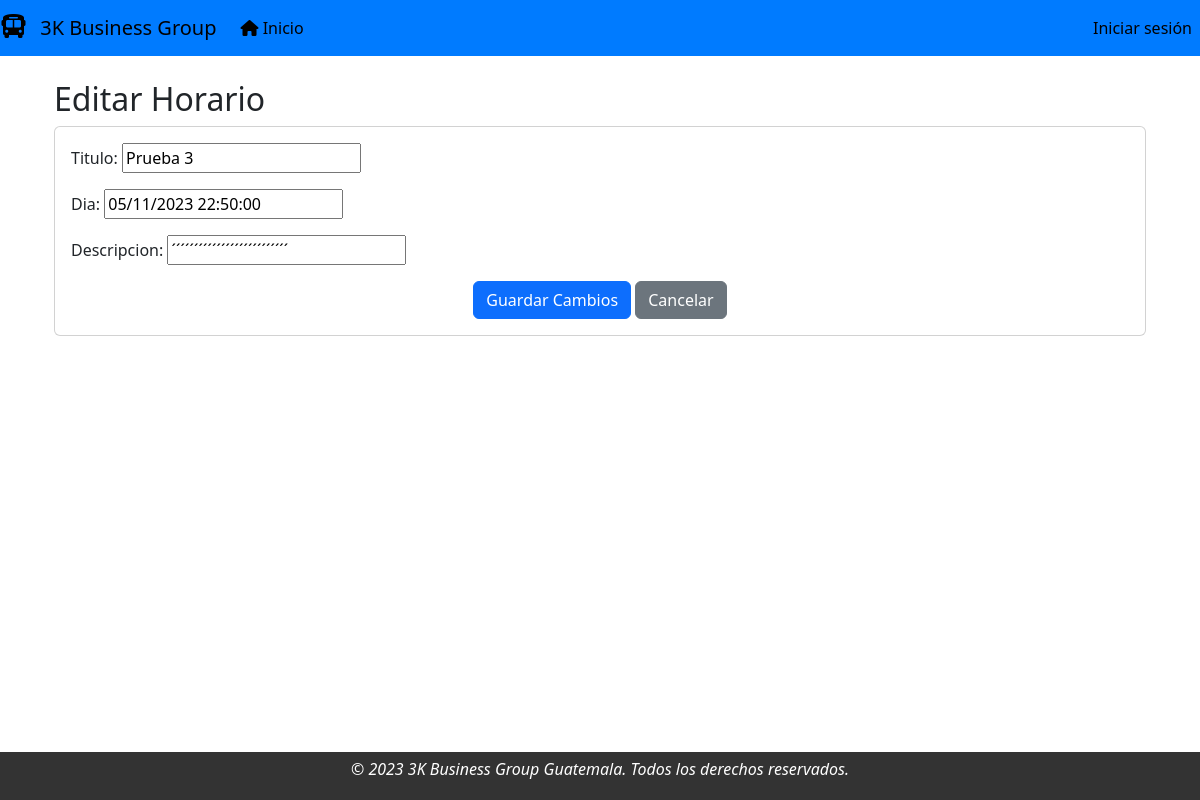
The page /horario/editar_retraso/6/ on the database its author committed.
### modulo_registro/models.py (models this page shows)
class Retraso(models.Model):
    titulo = models.CharField(max_length=256, blank=False, verbose_name='Titulo')
    dia = models.DateTimeField(verbose_name='Dia')
    descripcion = models.CharField(max_length=256, verbose_name='Descripcion')

### modulo_registro/views.py (the view)
# urls.py: path('editar_retraso/<int:pk>/', ViewEditarRetraso.as_view(), name='editar_retraso'),
class ViewEditarRetraso(UpdateView):
    template_name = 'editar_retraso.html'
    fields = "__all__"
    model = Retraso
    success_url = reverse_lazy('horario:ver_retraso')

### modulo_registro/templates/editar_retraso.html (shortened to what this page needs)
{% extends "base.html" %}
{% block contenido %}
<div class="container">
  <h2 class="mt-4">Editar Horario</h2>
  <div class="card">
    <div class="card-body">
      <form method="post">
        {{ form.as_p }}
        <div class="text-center">
          <button class="btn btn-primary" type="submit">Guardar Cambios</button>
          <a href="{% url 'horario:ver_retraso' %}" class="btn btn-secondary ml-2">Cancelar</a>
        </div>
      </form>
    </div>
  </div>
</div>
{% endblock contenido %}

### rows shown on the page
Retraso: titulo "Prueba 3", dia "05/11/2023 22:50:00", descripcion "´´´´´´´´´´´´´´´´´´´´´´´´´´"
